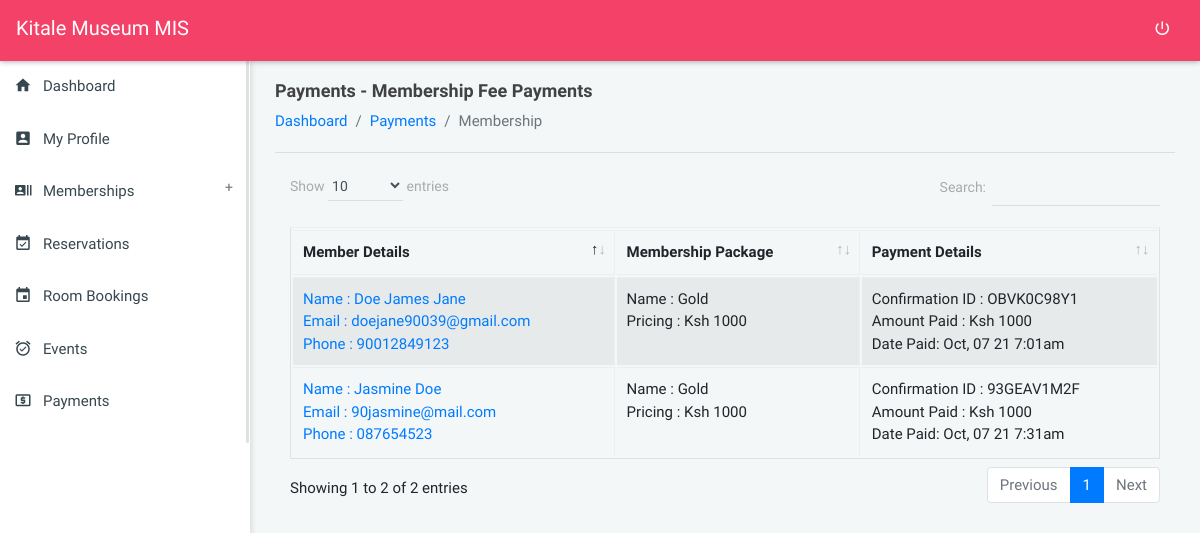
Page /modules_payments_memberships.php (signed in) on the committed database.
### tables this page shows
CREATE TABLE `settings` (
  `id` int(20) NOT NULL,
  `name` longtext DEFAULT NULL,
  `tagline` longtext DEFAULT NULL,
  `logo` longtext DEFAULT NULL,
  `mailer_host` varchar(200) DEFAULT NULL,
  `mailer_username` varchar(200) DEFAULT NULL,
  `mailer_from_email` varchar(200) DEFAULT NULL,
  `mailer_password` varchar(200) DEFAULT NULL
);

CREATE TABLE `payments` (
  `payment_id` varchar(200) NOT NULL,
  `payment_user_id` varchar(200) NOT NULL,
  `payment_amount` varchar(200) NOT NULL,
  `payment_confirmation_code` varchar(200) NOT NULL,
  `payment_service_paid_id` varchar(200) NOT NULL,
  `payment_created_at` timestamp(6) NOT NULL DEFAULT current_timestamp(6) ON UPDATE current_timestamp(6)
);

CREATE TABLE `users` (
  `user_id` varchar(200) NOT NULL,
  `user_name` varchar(200) DEFAULT NULL,
  `user_phone` varchar(200) DEFAULT NULL,
  `user_idno` varchar(200) DEFAULT NULL,
  `user_email` varchar(200) DEFAULT NULL,
  `user_password` varchar(200) DEFAULT NULL,
  `user_profile_pic` varchar(200) DEFAULT NULL,
  `user_access_level` varchar(200) DEFAULT NULL,
  `user_created_on` varchar(200) DEFAULT NULL
);

CREATE TABLE `membership_packages` (
  `package_id` varchar(200) NOT NULL,
  `package_name` longtext DEFAULT NULL,
  `package_pricing` varchar(200) NOT NULL,
  `package_details` longblob DEFAULT NULL
);

### modules_payments_memberships.php (the view, shortened to what this page needs)
<?php
require_once('config/config.php');
require_once('partials/head.php');
?>
<body class="theme-red">
    <?php require_once('partials/navigation.php'); ?>
    <?php require_once('partials/sidebar.php'); ?>
    <section class="content">
        <div class="container-fluid">
            <div class="block-header">
                <div class="row">
                    <div class="col-lg-12 col-md-6 col-sm-7">
                        <h2>Payments - Membership Fee Payments</h2>
                        <ul class="breadcrumb">
                            <li class="breadcrumb-item"><a href="dashboard">Dashboard</a></li>
                            <li class="breadcrumb-item"><a href="dashboard">Payments</a></li>
                            <li class="breadcrumb-item active">Membership</li>
                        </ul>
                    </div>
                </div>
            </div>
            <hr>
            <div class="row clearfix">
                <div class="col-lg-12 col-md-12 col-sm-12">
                    <div class="table-responsive">
                        <table class="table table-bordered table-striped table-hover js-basic-example dataTable">
                            <thead>
                                <tr>
                                    <th>Member Details</th>
                                    <th>Membership Package</th>
                                    <th>Payment Details</th>
                                </tr>
                            </thead>
                            <tbody>
                                <?php
                                $ret = "SELECT * FROM payments p
                                INNER JOIN user_membership_package ump ON p.payment_service_paid_id = ump.user_membership_package_id
                                INNER JOIN users u ON u.user_id = ump.user_membership_package_user_id
                                INNER JOIN membership_packages mp ON mp.package_id = ump.user_membership_package_package_id
                                ";
                                $stmt = $mysqli->prepare($ret);
                                $stmt->execute();
                                $res = $stmt->get_result();
                                while ($payments = $res->fetch_object()) {
                                ?>
                                    <tr>
                                        <td>
                                            <a href="modules_payments_membership?view=<?php echo $payments->payment_id; ?>&service=<?php echo $payments->payment_service_paid_id; ?>">
                                                Name : <?php echo $payments->user_name; ?> <br>
                                                Email : <?php echo $payments->user_email; ?> <br>
                                                Phone : <?php echo $payments->user_phone; ?> <br>
                                            </a>
                                        </td>
                                        <td>
                                            Name : <?php echo $payments->package_name; ?><br>
                                            Pricing : Ksh <?php echo $payments->package_pricing; ?><br>
                                        </td>
                                        <td>
                                            Confirmation ID : <?php echo $payments->payment_confirmation_code; ?><br>
                                            Amount Paid : Ksh <?php echo $payments->payment_amount; ?><br>
                                            Date Paid: <?php echo date('M, d y g:ia', strtotime($payments->payment_created_at)); ?>
                                        </td>
                                    </tr>
                                <?php
                                } ?>
                            </tbody>
                        </table>
                    </div>
                </div>
            </div>
        </div>
    </section>
</body>
</html>

### partials/navigation.php (shortened to what this page needs)
<?php
$user_rank = $_SESSION['user_access_level'];
$ret = "SELECT * FROM settings";
$stmt = $mysqli->prepare($ret);
$stmt->execute();
$res = $stmt->get_result();
while ($sys = $res->fetch_object()) {
    if ($user_rank == 'Member') {
?>
        <nav class="navbar">
            <div class="col-12">
                <div class="navbar-header">
                    <a href="javascript:void(0);" class="bars"></a>
                    <a class="navbar-brand" href="home"><?php echo $sys->name; ?> MIS</a>
                </div>
                <ul class="nav navbar-nav navbar-right">
                    <li><a href="logout" class="mega-menu" data-close="true"><i class="zmdi zmdi-power"></i></a></li>
                </ul>
            </div>
        </nav>
    <?php
    } else {
    ?>
        <nav class="navbar">
            <div class="col-12">
                <div class="navbar-header">
                    <a class="navbar-brand" href="dashboard"><?php echo $sys->name; ?> MIS</a>
                </div>
                <ul class="nav navbar-nav navbar-right">
                    <li><a href="logout" class="mega-menu" data-close="true"><i class="zmdi zmdi-power"></i></a></li>
                </ul>
            </div>
        </nav>
<?php
    }
}
?>

### assets/css/all-themes.css (style rules this page uses)
.theme-red .bars, .theme-red .navbar-brand, .theme-red .navbar-brand:hover, .theme-red .navbar-brand:active, .theme-red .navbar-brand:focus, .theme-red .nav > li > a { color: #fff; }
.theme-red .nav > li > a:hover, .theme-red .nav > li > a:focus, .theme-red .nav .open > a, .theme-red .nav .open > a:hover, .theme-red .nav .open > a:focus .theme-red .sidebar .menu .list li.active, { background-color: transparent; }
.theme-purple .nav > li > a:hover, .theme-purple .nav > li > a:focus, .theme-purple .nav .open > a, .theme-purple .nav .open > a:hover, .theme-purple .nav .open > a:focus .theme-purple .sidebar .menu .list li.active, { background-color: transparent; }
.theme-deep-purple .nav > li > a:hover, .theme-deep-purple .nav > li > a:focus, .theme-deep-purple .nav .open > a, .theme-deep-purple .nav .open > a:hover, .theme-deep-purple .nav .open > a:focus .theme-deep-purple .sidebar .menu .list li.active, { background-color: transparent; }
.theme-blue .nav > li > a:hover, .theme-blue .nav > li > a:focus, .theme-blue .nav .open > a, .theme-blue .nav .open > a:hover, .theme-blue .nav .open > a:focus .theme-blue .sidebar .menu .list li.active, { background-color: transparent; }
.theme-cyan .nav > li > a:hover, .theme-cyan .nav > li > a:focus, .theme-cyan .nav .open > a, .theme-cyan .nav .open > a:hover, .theme-cyan .nav .open > a:focus .theme-cyan .sidebar .menu .list li.active, { background-color: transparent; }
.theme-blue-grey .nav > li > a:hover, .theme-blue-grey .nav > li > a:focus, .theme-blue-grey .nav .open > a, .theme-blue-grey .nav .open > a:hover, .theme-blue-grey .nav .open > a:focus .theme-blue-grey .sidebar .menu .list li.active, { background-color: transparent; }
.theme-black .nav > li > a:hover, .theme-black .nav > li > a:focus, .theme-black .nav .open > a, .theme-black .nav .open > a:hover, .theme-black .nav .open > a:focus .theme-black .sidebar .menu .list li.active, { background-color: transparent; }
.theme-green .nav > li > a:hover, .theme-green .nav > li > a:focus, .theme-green .nav .open > a, .theme-green .nav .open > a:hover, .theme-green .nav .open > a:focus .theme-green .sidebar .menu .list li.active, { background-color: transparent; }
.theme-orange .nav > li > a:hover, .theme-orange .nav > li > a:focus, .theme-orange .nav .open > a, .theme-orange .nav .open > a:hover, .theme-orange .nav .open > a:focus .theme-orange .sidebar .menu .list li.active, { background-color: transparent; }
.theme-blush .nav > li > a:hover, .theme-blush .nav > li > a:focus, .theme-blush .nav .open > a, .theme-blush .nav .open > a:hover, .theme-blush .nav .open > a:focus .theme-blush .sidebar .menu .list li.active, { background-color: transparent; }

### rows in the picture
settings: name "Kitale Museum"
payments: users.user_name "Jasmine Doe", users.user_email "90jasmine@mail.com", users.user_phone "087654523", membership_packages.package_name "Gold", membership_packages.package_pricing "1000", payment_confirmation_code "93GEAV1M2F", payment_amount "1000", payment_created_at "Oct, 07 21 7:31am"
payments: users.user_name "Doe James Jane", users.user_email "doejane90039@gmail.com", users.user_phone "90012849123", membership_packages.package_name "Gold", membership_packages.package_pricing "1000", payment_confirmation_code "OBVK0C98Y1", payment_amount "1000", payment_created_at "Oct, 07 21 7:01am"
